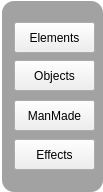
<?xml version="1.0" encoding="UTF-8"?>
<ui version="4.0">
 <class>PropTypesMenu</class>
 <widget class="QWidget" name="PropTypesMenu">
  <property name="geometry">
   <rect>
    <x>0</x>
    <y>0</y>
    <width>103</width>
    <height>192</height>
   </rect>
  </property>
  <property name="mouseTracking">
   <bool>true</bool>
  </property>
  <property name="acceptDrops">
   <bool>true</bool>
  </property>
  <property name="windowTitle">
   <string>Form</string>
  </property>
  <property name="styleSheet">
   <string notr="true">QWidget#PropTypesMenu { background-color: transparent; }
QFrame#frame { background-color: rgba(136, 136, 136, 200); border-radius: 12px;}
</string>
  </property>
  <widget class="QFrame" name="frame">
   <property name="geometry">
    <rect>
     <x>2</x>
     <y>1</y>
     <width>101</width>
     <height>191</height>
    </rect>
   </property>
   <property name="frameShape">
    <enum>QFrame::StyledPanel</enum>
   </property>
   <property name="frameShadow">
    <enum>QFrame::Raised</enum>
   </property>
   <widget class="QPushButton" name="ManMadeBtn">
    <property name="geometry">
     <rect>
      <x>12</x>
      <y>99</y>
      <width>81</width>
      <height>31</height>
     </rect>
    </property>
    <property name="mouseTracking">
     <bool>true</bool>
    </property>
    <property name="text">
     <string>ManMade</string>
    </property>
   </widget>
   <widget class="QPushButton" name="ObjectBtn">
    <property name="geometry">
     <rect>
      <x>12</x>
      <y>59</y>
      <width>81</width>
      <height>31</height>
     </rect>
    </property>
    <property name="mouseTracking">
     <bool>true</bool>
    </property>
    <property name="text">
     <string>Objects</string>
    </property>
   </widget>
   <widget class="QPushButton" name="ElementBtn">
    <property name="geometry">
     <rect>
      <x>12</x>
      <y>21</y>
      <width>81</width>
      <height>31</height>
     </rect>
    </property>
    <property name="mouseTracking">
     <bool>true</bool>
    </property>
    <property name="styleSheet">
     <string notr="true"/>
    </property>
    <property name="text">
     <string>Elements</string>
    </property>
   </widget>
   <widget class="QPushButton" name="EffectBtn">
    <property name="geometry">
     <rect>
      <x>12</x>
      <y>138</y>
      <width>81</width>
      <height>31</height>
     </rect>
    </property>
    <property name="mouseTracking">
     <bool>true</bool>
    </property>
    <property name="styleSheet">
     <string notr="true"/>
    </property>
    <property name="text">
     <string>Effects</string>
    </property>
   </widget>
  </widget>
 </widget>
 <resources/>
 <connections/>
</ui>
